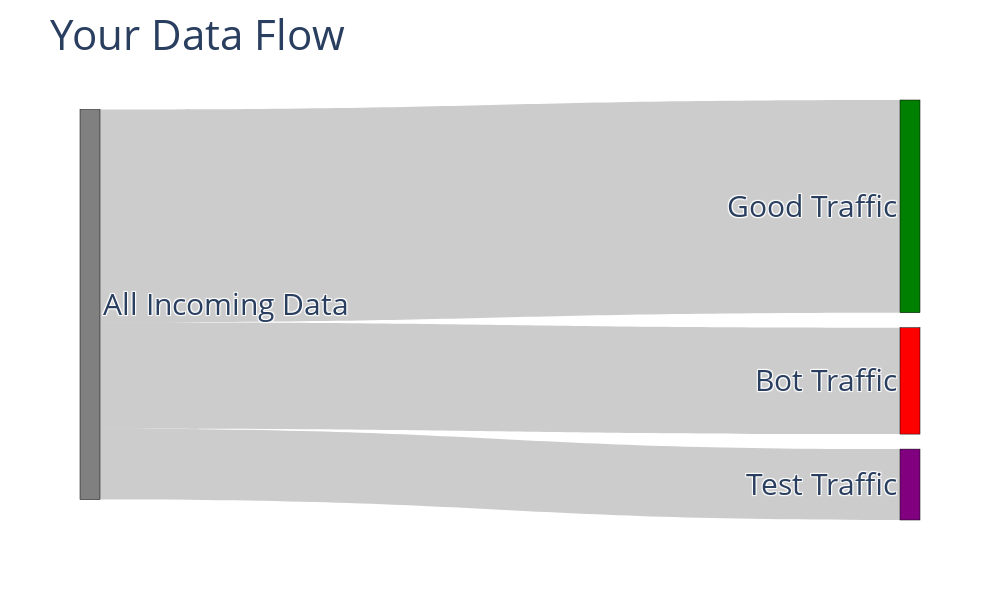

Write notebook code for a chart like this one.
### Code cell
fig = go.Figure(data=[go.Sankey(
    node = dict(
      pad = 15,
      thickness = 20,
      line = dict(color = "black", width = 0.5),
      label = ["All Incoming Data", "Good Traffic", "Bot Traffic", "Test Traffic"],
      color = ["gray", "green", "red", "purple"]
    ),
    link = dict(
      source = [0, 0, 0],
      target = [1, 2, 3],
      value = [60, 30, 20]
  ))])

fig.update_layout(title_text="Your Data Flow", font_size=30, width = 1000, height = 600)
fig

### Figure 1 — Plotly figure (JSON) as saved in the notebook; plotly's stock layout.template omitted (floating-point values rounded to 4 significant figures)
{"data": [{"link": {"source": [0, 0, 0], "target": [1, 2, 3], "value": [60, 30, 20]}, "node": {"color": ["gray", "green", "red", "purple"], "label": ["All Incoming Data", "Good Traffic", "Bot Traffic", "Test Traffic"], "line": {"color": "black", "width": 0.5}, "pad": 15, "thickness": 20}, "type": "sankey"}], "layout": {"font": {"size": 30}, "height": 600, "title": {"text": "Your Data Flow"}, "width": 1000}}
